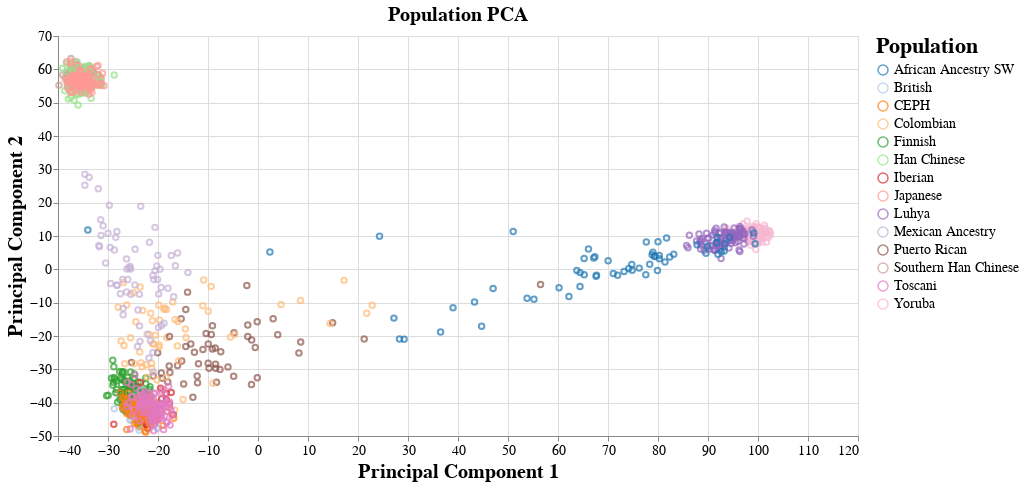

The code cell stored with this chart in its notebook:
### Code cell
chart = alt.Chart(df_plot).mark_point().encode(
    x=alt.X('PC1', title='Principal Component 1', axis=alt.Axis(titleFontSize=20, labelFontSize=14)),
    y=alt.Y('PC2', title='Principal Component 2', axis=alt.Axis(titleFontSize=20, labelFontSize=14)),
    color=alt.Color('Population name', scale=alt.Scale(scheme='category20'),
                    legend=alt.Legend(title='Population',
                                      titleFontSize=22,  # Font size for the legend title
                                      labelFontSize=14))  # Font size for the legend labels
).properties(
    title=alt.TitleParams(text='Population PCA', fontSize=20),
    width=800,  # Set width as per your requirements
    height=400  # Set height as per your requirements
)
chart.save('Population_3ch_PCA.png', format='png')  # Save as PNG

# Display the chart
chart

### Figure 1 — Vega-Lite specification as saved in the notebook (floating-point values rounded to 4 significant figures; data arrays with more than 128 entries replaced by an {"elided": "..."} marker saying what was removed)
{"config": {"view": {"continuousWidth": 300, "continuousHeight": 300}}, "data": {"name": "data-56948ad0e2a4f000e6486690db6541e2"}, "mark": {"type": "point"}, "encoding": {"color": {"field": "Population name", "legend": {"labelFontSize": 14, "title": "Population", "titleFontSize": 22}, "scale": {"scheme": "category20"}, "type": "nominal"}, "x": {"axis": {"labelFontSize": 14, "titleFontSize": 20}, "field": "PC1", "title": "Principal Component 1", "type": "quantitative"}, "y": {"axis": {"labelFontSize": 14, "titleFontSize": 20}, "field": "PC2", "title": "Principal Component 2", "type": "quantitative"}}, "height": 400, "title": {"text": "Population PCA", "fontSize": 20}, "width": 800, "$schema": "https://vega.github.io/schema/vega-lite/v5.8.0.json", "datasets": {"data-56948ad0e2a4f000e6486690db6541e2": {"elided": "1092 records"}}}
